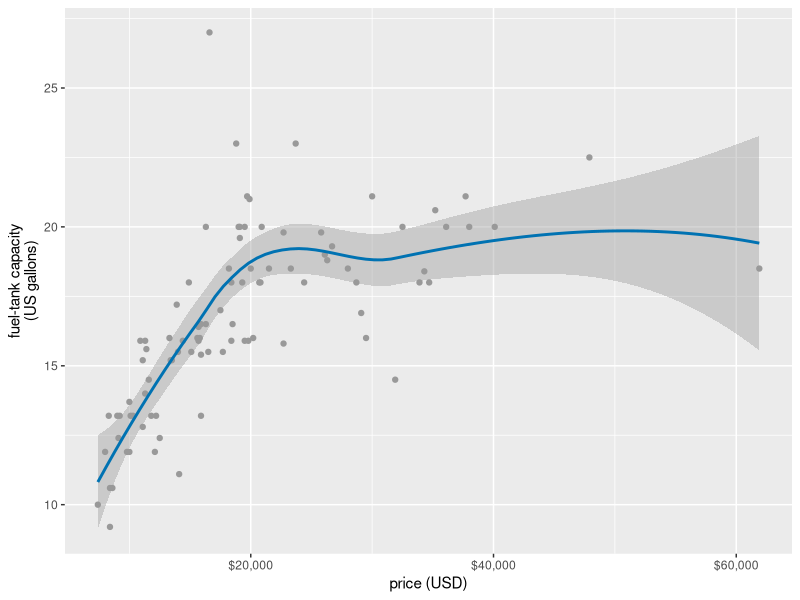
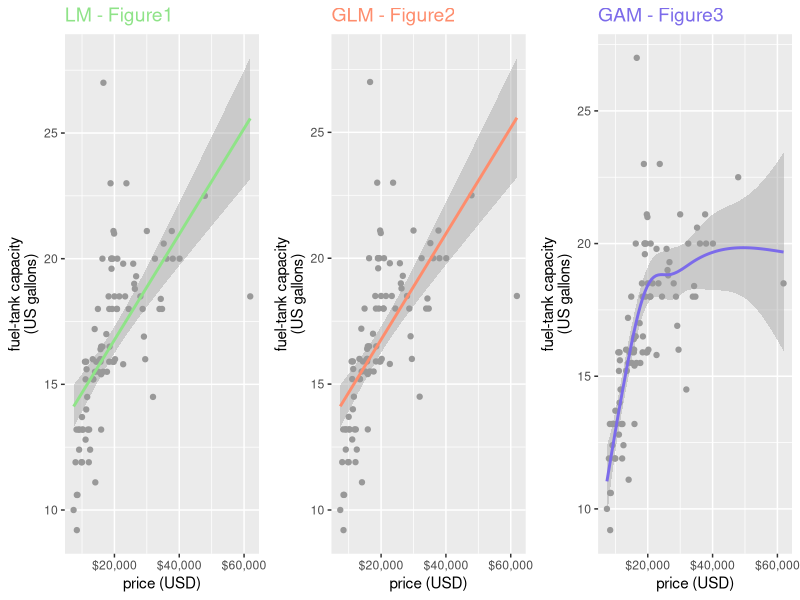

Here is the R script that generated these plots, in order:
#used prompt in chatgpt to figure out why my labels were not displaying 
#"how do I fix this R code so my titles show up?"
# My original code is below that I pasted into CHATGPT; turns out I needed the + signs at the end of my lines of code for each plot. 

#library(ggplot2) 
#library(gridExtra)

#cars93 <- MASS::Cars93
#ggplot(cars93, aes(x = Price, y = Fuel.tank.capacity)) +
#  geom_point(color = "grey60") +
#  geom_smooth(se = TRUE, method = "loess", formula = y ~ x, color = "#0072B2") +
#  scale_x_continuous(
#    name = "price (USD)",
#    breaks = c(20, 40, 60),
#    labels = c("$20,000", "$40,000", "$60,000")
#  ) +
#  scale_y_continuous(name = "fuel-tank capacity\n(US gallons)")

#cars_plot <- ggplot(cars93, aes(x = Price, y = Fuel.tank.capacity)) 

#lm_plot <- cars_plot +
#  geom_point(color = "grey60") +
#  geom_smooth(method = "lm", se = TRUE, color = "#8FE388")
#ggtitle("LM - Figure1")
#theme(plot.title = element_text(size = 14, color = "#8FE388"))
#print(lm_plot)
#glm_plot <- cars_plot +
#  geom_point(color = "grey60") +
#  geom_smooth(method = "glm", se = TRUE, color = "#FE8D6D")
#ggtitle("GLM - Figure2")
#theme(plot.title = element_text(size = 14, color = "#FE8D6D"))
#print(glm_plot)
#gam_plot <- cars_plot +
#  geom_point(color = "grey60") +
#  geom_smooth(method = "gam", se = TRUE, color = "#7C6BEA")
#ggtitle("GAM - Figure3")
#theme(plot.title = element_text(size = 14, color = "#7c6bea"))
#print(gam_plot)
#grid.arrange(lm_plot, glm_plot, gam_plot, ncol=3)


#HW Q3 Answer: 

library(ggplot2) 
library(gridExtra)

cars93 <- MASS::Cars93
ggplot(cars93, aes(x = Price, y = Fuel.tank.capacity)) +
  geom_point(color = "grey60") +
  geom_smooth(se = TRUE, method = "loess", formula = y ~ x, color = "#0072B2") +
  scale_x_continuous(
    name = "price (USD)",
    breaks = c(20, 40, 60),
    labels = c("$20,000", "$40,000", "$60,000")
  ) +
  scale_y_continuous(name = "fuel-tank capacity\n(US gallons)")

cars_plot <- ggplot(cars93, aes(x = Price, y = Fuel.tank.capacity)) 

lm_plot <- cars_plot +
  geom_point(color = "grey60") +
  geom_smooth(method = "lm", se = TRUE, color = "#8FE388") +
  scale_x_continuous(
    name = "price (USD)",
    breaks = c(20, 40, 60),
    labels = c("$20,000", "$40,000", "$60,000")
  ) +
  scale_y_continuous(name = "fuel-tank capacity\n(US gallons)") +
  ggtitle("LM - Figure1") +
  theme(plot.title = element_text(size = 14, color = "#8FE388"))

glm_plot <- cars_plot +
  geom_point(color = "grey60") +
  geom_smooth(method = "glm", se = TRUE, color = "#FE8D6D") +
  scale_x_continuous(
    name = "price (USD)",
    breaks = c(20, 40, 60),
    labels = c("$20,000", "$40,000", "$60,000")
  ) +
  scale_y_continuous(name = "fuel-tank capacity\n(US gallons)") +
  ggtitle("GLM - Figure2") +
  theme(plot.title = element_text(size = 14, color = "#FE8D6D"))
  
gam_plot <- cars_plot +
  geom_point(color = "grey60") +
  geom_smooth(method = "gam", se = TRUE, color = "#7C6BEA")+ 
  ggtitle("GAM - Figure3")+
  scale_x_continuous(
    name = "price (USD)",
    breaks = c(20, 40, 60),
    labels = c("$20,000", "$40,000", "$60,000")
  ) +
  scale_y_continuous(name = "fuel-tank capacity\n(US gallons)") +
  theme(plot.title = element_text(size = 14, color = "#7c6bea"))

grid.arrange(lm_plot,glm_plot,gam_plot, ncol=3)

